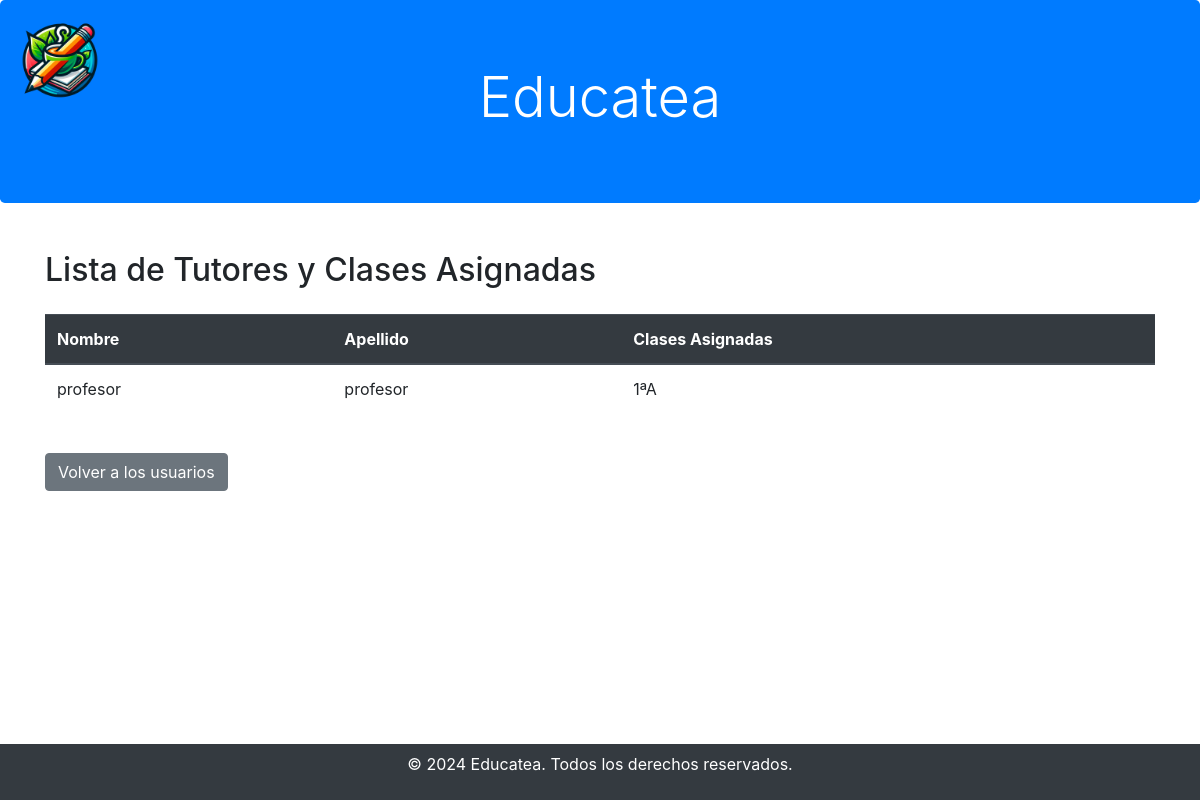
Page /Educatea/Director/tutor.php on the earlier database version.
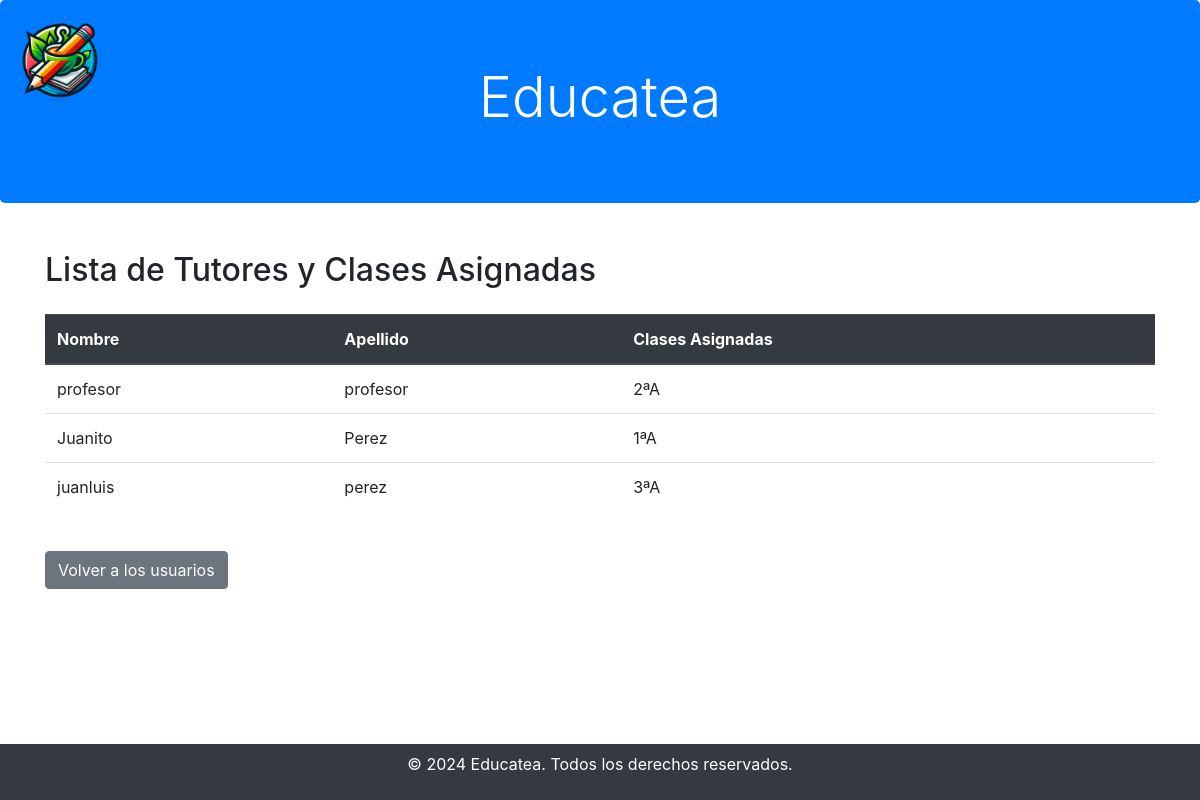
Same page on the later database version.
### tables this page shows
CREATE TABLE `usuarios` (
  `usuario_id` int(11) NOT NULL,
  `usuario` varchar(255) NOT NULL,
  `nombre` varchar(50) NOT NULL,
  `apellido` varchar(50) NOT NULL,
  `correo_electronico` varchar(100) NOT NULL,
  `contrasena` varchar(255) NOT NULL,
  `rol_id` int(11) DEFAULT NULL
);

### Educatea/Director/tutor.php (the view, shortened to what this page needs)
<?php
$conexion = conexion();
$query = "SELECT usuarios.usuario_id, usuarios.nombre, usuarios.apellido, GROUP_CONCAT(clases.nombre_clase SEPARATOR ', ') AS clases_asignadas
          FROM usuarios
          LEFT JOIN clases ON usuarios.usuario_id = clases.id_tutor
          WHERE usuarios.rol_id = 2
          GROUP BY usuarios.usuario_id, usuarios.nombre, usuarios.apellido";
$result = $conexion->query($query);
?>
<!DOCTYPE html>
<html lang="es">
<head>
    <link rel="stylesheet" href="https://stackpath.bootstrapcdn.com/bootstrap/4.3.1/css/bootstrap.min.css">
</head>
<body>
<img src="../img/Logo_educatea.png" alt="Logo de Educatea" style="position: absolute; top: 10px; left: 10px; max-width: 100px; max-height: 100px;">
    <div class="jumbotron bg-primary text-center text-white">
        <h1 class="display-4">Educatea</h1>
    </div>
    <div class="container mt-5">
        <h2 class="mb-4">Lista de Tutores y Clases Asignadas</h2>
        <table class="table mt-3">
            <thead class="thead-dark">
                <tr>
                    <th scope="col">Nombre</th>
                    <th scope="col">Apellido</th>
                    <th scope="col">Clases Asignadas</th>
                </tr>
            </thead>
            <tbody>
                <?php
                while ($tutor = $result->fetch_assoc()) {
                    echo "<tr>
                            <td>{$tutor['nombre']}</td>
                            <td>{$tutor['apellido']}</td>
                            <td>{$tutor['clases_asignadas']}</td>
                        </tr>";
                }
                ?>
            </tbody>
        </table>
        <br>
        <a href="listado.php" class="btn btn-secondary">Volver a los usuarios</a>
    </div>
    <footer class="fixed-bottom bg-dark text-white text-center p-2">
            <p>&copy; 2024 Educatea. Todos los derechos reservados.</p>
        </footer>
</body>
</html>

Differences in the rows shown:
computed for usuarios "profesor": clases_asignadas "1ªA" → "2ªA"
added usuarios: nombre "Juanito", apellido "Perez", clases_asignadas "1ªA"
added usuarios: nombre "juanluis", apellido "perez", clases_asignadas "3ªA"
